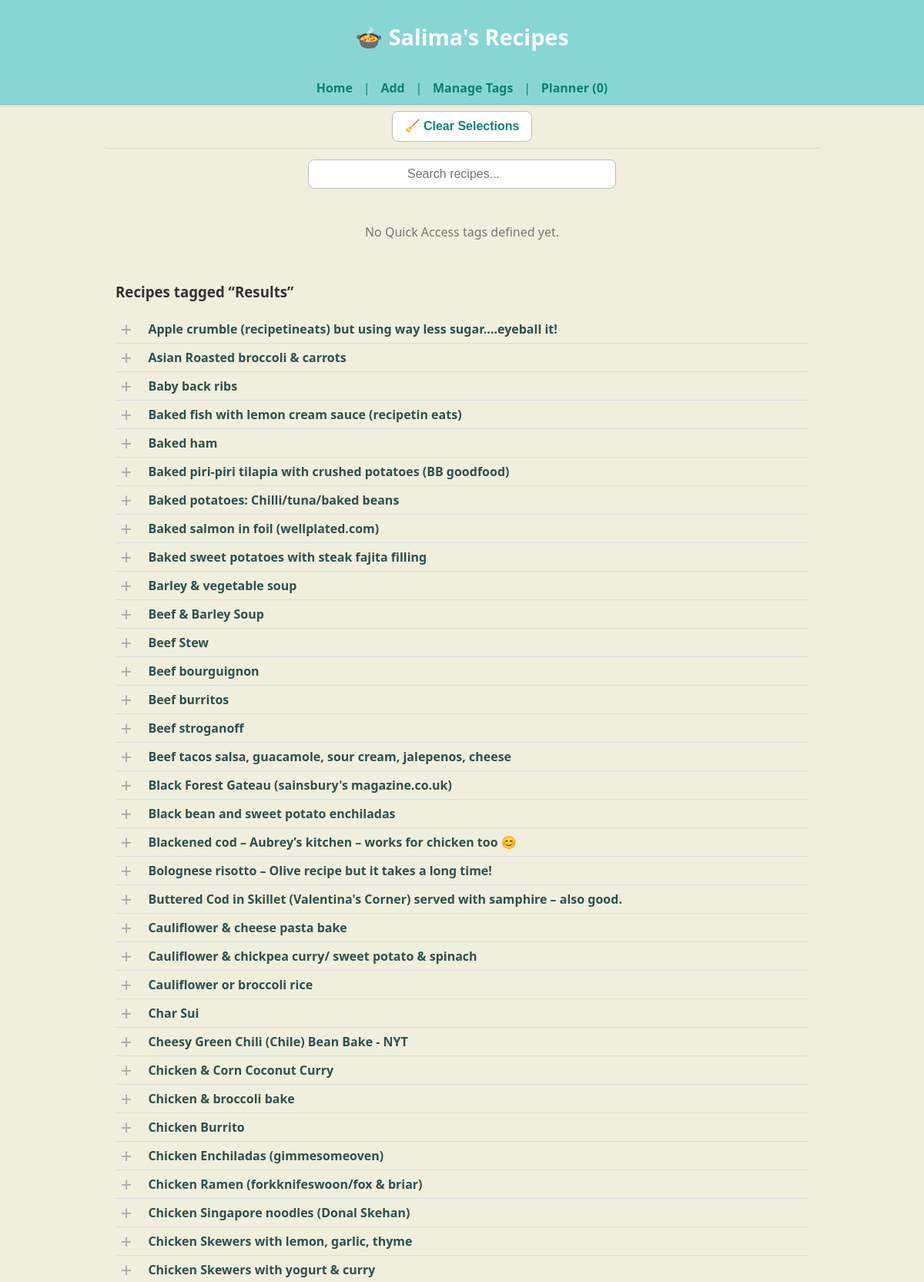
Screenshot of /search (upper part) with the database file from the repository.
### tables this page shows
CREATE TABLE recipes (
    id INTEGER PRIMARY KEY,
    name TEXT,
    ingredients JSON,
    method TEXT,
    tags JSON,
    category TEXT,
    source TEXT,
    linked_recipe TEXT,
    image_url TEXT,
    notes TEXT,
    created_at DATETIME DEFAULT CURRENT_TIMESTAMP,
    updated_at DATETIME DEFAULT CURRENT_TIMESTAMP
);

### app.py (the view, shortened to what this page needs)
@app.route("/search")
def search():
    q = request.args.get("q", "").strip()
    tag = request.args.get("tag", "").strip()
    results = []
    with get_conn() as conn:
        c = conn.cursor()
        if q:
            c.execute("""
                SELECT id, name, ingredients, tags
                FROM recipes
                WHERE name LIKE ? OR ingredients LIKE ? OR tags LIKE ?
                ORDER BY name
            """, (f"%{q}%", f"%{q}%", f"%{q}%"))
        else:
            c.execute("SELECT id, name, ingredients, tags FROM recipes ORDER BY name")
        results = c.fetchall()
        tag_cloud = get_tag_cloud()
    return render_template(
        "index.html",
        recipes=results,
        tag_cloud=tag_cloud,
        default_tag=tag or q or "Results"
    )

### app.py (called while the page is built)
@app.teardown_appcontext
def close_connection(exception):
    db = getattr(g, "_database", None)
    if db is not None:
        db.close()

def get_conn():
    return sqlite3.connect(DB_PATH)

### templates/index.html (shortened to what this page needs)
{% extends "base.html" %}
{% block content %}
<main class="homepage">
<section class="search-section">
  <form action="{{ url_for('search') }}" method="get" class="search-form">
    <input type="text" name="q" placeholder="Search recipes..." class="search-input">
  </form>
</section>
<section class="quick-tags">
  {% if quick_access %}
    {% for tag in quick_access %}
      <form action="{{ url_for('search') }}" method="get" class="tag-form">
        <input type="hidden" name="tag" value="{{ tag }}">
        <button type="submit" class="tag-btn">{{ tag }}</button>
      </form>
    {% endfor %}
  {% else %}
    <p style="text-align:center; color:#777;">No Quick Access tags defined yet.</p>
  {% endif %}
</section>
  <section class="recipe-listing">
    <h3>Recipes tagged “{{ default_tag }}”</h3>
    {% for r in recipes %}
      <div class="recipe-row">
        <button class="select-dish-btn"
                data-id="{{ r[0] }}"
                data-name="{{ r[1] }}"></button>
        <a href="{{ url_for('recipe_detail', recipe_id=r[0]) }}">
          <strong>{{ r[1] }}</strong>
        </a>
      </div>
    {% endfor %}
  </section>
</main>
{% endblock %}

### static/style.css (style rules this page uses)
:root { --brand: #87d6d4; --brand-dark: #0a8274; --background: #f0eedd; }
body { font-family: "Segoe UI", Helvetica, Arial, sans-serif; background: var(--background); color: #333; margin: 0; padding: 0; }
main { background: var(--background); max-width: 100%; margin: 0; padding: 0; box-shadow: none; border: none; }
a { color: var(--brand-dark); text-decoration: none; transition: color 0.2s ease; }
form input, form textarea { width: 100%; padding: 0.5rem; margin: 0.5rem 0 1rem 0; border: 1px solid #ccc; border-radius: 4px; font-size: 1rem; }
button { background: var(--brand); color: white; border: none; padding: 0.6rem 1.2rem; font-size: 1rem; border-radius: 4px; cursor: pointer; transition: background 0.2s ease; }
.recipe-row { display: flex; align-items: center; gap: 0.5rem; padding: 0.25rem 0; border-bottom: 1px solid #ddd; }
.recipe-row a { flex: 1; color: #2f4f4f; text-decoration: none; }
.select-dish-btn { background: transparent; border: none; outline: none; cursor: pointer; width: 1.6rem; height: 1.6rem; display: flex; align-items: center; justify-content: center; }
.select-dish-btn::before { content: "+"; color: #aaa; font-size: 1.6rem; transition: color 0.25s ease, transform 0.2s ease, opacity 0.2s ease; }
.search-section { text-align: center; margin: 0.4rem 0 0.6rem; }
.search-input { width: 100%; max-width: 720px; padding: 0.55rem 1rem; font-size: 1rem; border-radius: 8px; border: 1px solid #bbb; background: #fff; box-sizing: border-box; }
main.homepage { max-width: 900px; margin: 0 auto; padding: 0 1rem 1rem; background: var(--background); border: none; box-shadow: none; }
.search-section { margin: 0.2rem 0 0.4rem; padding: 0; text-align: center; }
.search-input { width: 100%; max-width: 400px; padding: 0.55rem 8rem; font-size: 1rem; border-radius: 8px; border: 1px solid #bbb; background: #fff; }
.quick-tags { display: flex; justify-content: center; flex-wrap: wrap; gap: 0.5rem; margin: 0.4rem 0 0.8rem; }
.homepage .quick-tags { position: sticky; top: 5.4rem; z-index: 80; background: var(--background); padding: 0.4rem 0.5rem; border-radius: 6px; }
.select-dish-btn { all: unset; display: inline-flex; align-items: center; justify-content: center; width: 28px; height: 28px; cursor: pointer; vertical-align: middle; margin-right: 0.4rem; background: none !important; border: none !important; box-shadow: none !important; }

### rows the page displays
recipes: name "Apple crumble (recipetineats) but using way less sugar....eyeball it!"
recipes: name "Asian Roasted broccoli & carrots"
recipes: name "Baby back ribs"
recipes: name "Baked fish with lemon cream sauce (recipetin eats)"
recipes: name "Baked ham"
recipes: name "Baked piri-piri tilapia with crushed potatoes (BB goodfood)"
recipes: name "Baked potatoes: Chilli/tuna/baked beans"
recipes: name "Baked salmon in foil (wellplated.com)"
recipes: name "Baked sweet potatoes with steak fajita filling"
recipes: name "Barley & vegetable soup"
recipes: name "Beef & Barley Soup"
recipes: name "Beef Stew"
recipes: name "Beef bourguignon"
recipes: name "Beef burritos"
recipes: name "Beef stroganoff"
recipes: name "Beef tacos salsa, guacamole, sour cream, jalepenos, cheese"
recipes: name "Black Forest Gateau (sainsbury's magazine.co.uk)"
recipes: name "Black bean and sweet potato enchiladas"
recipes: name "Blackened cod – Aubrey’s kitchen – works for chicken too 😊"
recipes: name "Bolognese risotto – Olive recipe but it takes a long time!"
recipes: name "Buttered Cod in Skillet (Valentina's Corner) served with samphire – also good."
recipes: name "Cauliflower & cheese pasta bake"
recipes: name "Cauliflower & chickpea curry/ sweet potato & spinach"
recipes: name "Cauliflower or broccoli rice"
recipes: name "Char Sui"
recipes: name "Cheesy Green Chili (Chile) Bean Bake - NYT"
recipes: name "Chicken & Corn Coconut Curry"
recipes: name "Chicken & broccoli bake"
recipes: name "Chicken Burrito"
recipes: name "Chicken Enchiladas (gimmesomeoven)"
recipes: name "Chicken Ramen (forkknifeswoon/fox & briar)"
recipes: name "Chicken Singapore noodles (Donal Skehan)"
recipes: name "Chicken Skewers with lemon, garlic, thyme"
recipes: name "Chicken Skewers with yogurt & curry"

### other values shown
{{ default_tag }} "Results"
